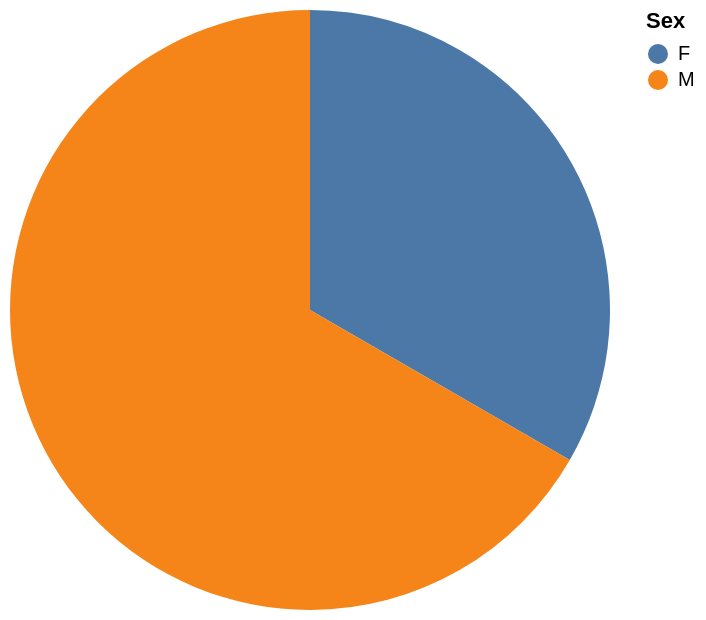

Vega-Lite specification for this chart:
### Vega-Lite specification from a JSON file in a GitHub repository (floating-point values rounded to 4 significant figures)
{"data": {"values": [{"x_data": "F", "y_data": 2}, {"x_data": "M", "y_data": 4}]}, "mark": "arc", "encoding": {"theta": {"field": "y_data", "type": "quantitative", "title": "count(*)"}, "color": {"field": "x_data", "type": "nominal", "title": "Sex"}}}
